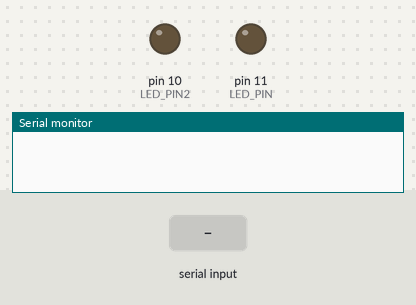
Simulated run of this sketch. Board: Arduino Uno, built with avr-gcc and run on an emulated ATmega328P. Parts: output pins drawn as LEDs (lit = HIGH), the last lines printed to the serial monitor. The test bench sets the inputs (shaded band).

Above: at 1.2 s.
1.3 s: "1\n" received over Serial
At 2.1 s:
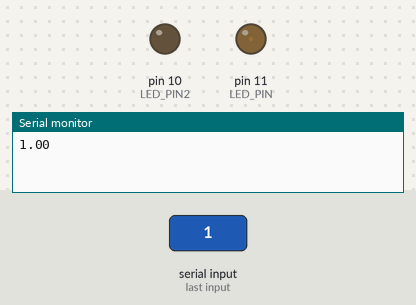
2.8 s: "2\n" received over Serial
At 3.2 s:
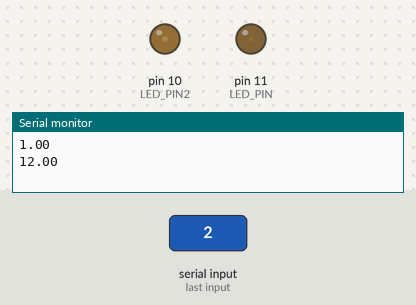
4.3 s: "90,45\n" received over Serial
At 5.5 s:
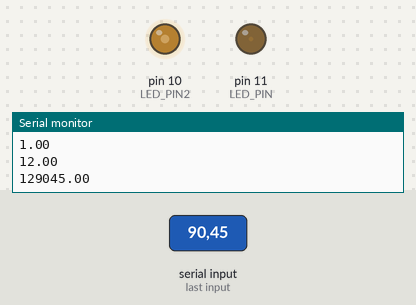
5.8 s: "5\n" received over Serial
At 6.7 s:
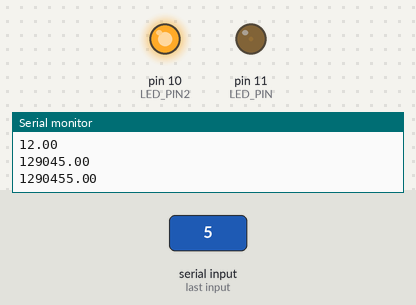
7.3 s: "1\n" received over Serial
At 7.9 s:
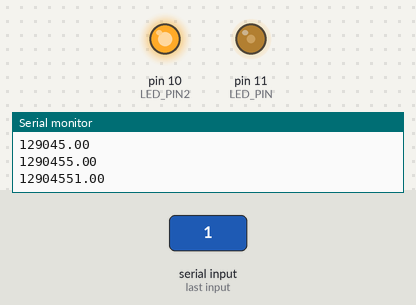
8.8 s: "30,150\n" received over Serial
At 9.2 s:
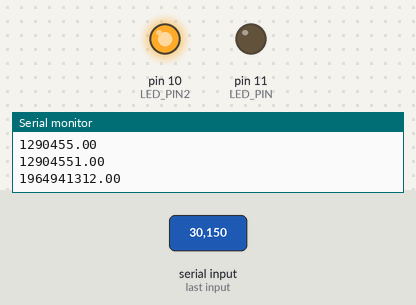
Timing chart, 0 to 11.3 s (numbered marks = the images above; inputs shaded):
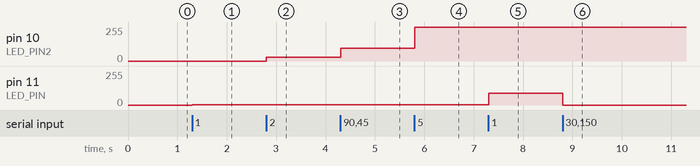

Measured:
- after the input at 1.3 s, pin 11 (LED_PIN): 0/255 → 2/255 at once
- after the input at 2.8 s, pin 10 (LED_PIN2): 0/255 → 30/255 at once
- after the input at 4.3 s, pin 10 (LED_PIN2): 30/255 → 94/255 at once
- after the input at 5.8 s, pin 10 (LED_PIN2): 94/255 → 255/255 at once
- after the input at 7.3 s, pin 11 (LED_PIN): 2/255 → 88/255 at once
- after the input at 8.8 s, pin 11 (LED_PIN): 88/255 → 0/255 at once

The sketch:

LAB8_EXERCISE1.ino
```cpp
#define LED_PIN 11
#define LED_PIN2 10
float brightness = 0;
String buff;
int LED;

void setup()
{
  Serial.begin(9600);
  pinMode(LED_PIN,OUTPUT);
  pinMode(LED_PIN2,OUTPUT);
}

void loop()
{
  if(Serial.available()>0)
  {
    char inByte = Serial.read();
    if(inByte == '1')
    LED = LED_PIN;
    if(inByte == '2')
    LED = LED_PIN2;
    if(inByte == 'B')
    {
    buff = ' ';
    }
    if(('0'<=inByte)&&(inByte<='9'))
    {
      buff += inByte;
    }
    if(inByte =='\n')
    {
    brightness = buff.toInt();
    Serial.println(brightness);
    analogWrite(LED,int(brightness*2.54));
    }
  }
}
```
